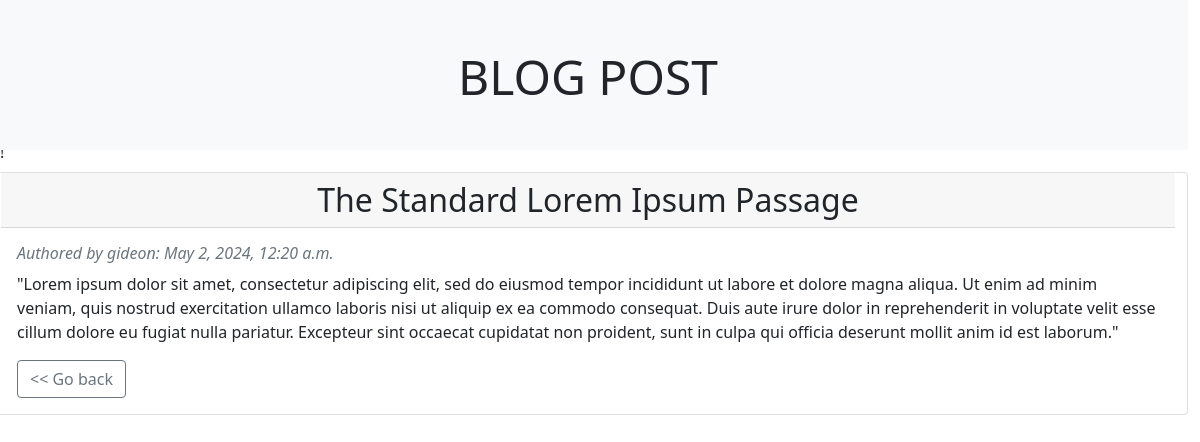
/post/11, run on the app's committed database.
### blog_app/models.py (models this page shows)
class Blog(models.Model):
    title = models.CharField(max_length=250)
    content = models.TextField()
    author = models.CharField(max_length=200)
    created_date = models.DateTimeField(default=datetime.now, blank=True)

### blog_app/views.py (the view)
# urls.py: path('post/<int:post_id>', views.post_detail, name='post_detail'),
def post_detail(request, post_id):
    blog = Blog.objects.get(id=post_id)
    context = {
        'post_id': post_id,
        'blog': blog
    }
    return render(request, 'post_detail.html', context)

### blog_app/templates/post_detail.html (shortened to what this page needs)
{% extends 'index.html' %}
{% block header %}
<div class="row container-flex w-100 text-center justify-content-end bg-light text-dark fixed-top mb-4" style="height:150px">
  <h1 class="display-5 mt-5">BLOG POST</h1>
</div>
{% endblock %}
{% block content %}
<div class="row container-flex mt-2 w-100">
  <div class="card mb-3">
    <h2 class="card-header text-center">{{blog.title}}</h2>
    <div class="card-body">
      <h6 class="text-muted d-inline">
        <i>Authored by {{blog.author}}: {{blog.created_date}}</i>
      </h6>
      <p class="card-text mt-2">{{ blog.content }}</p>
      <a href={% url 'index' %} class="btn btn-outline-secondary"> << Go back</a>
    </div>
  </div>
</div>
{% endblock %}

### data on the page
Blog: title "The Standard Lorem Ipsum Passage", author "gideon", created_date "May 2, 2024, 12:20 a.m.", content "\"Lorem ipsum dolor sit amet, consectetur adipiscing elit, sed do eiusmod tempor incididunt ut labore et dolore magna aliqua. Ut enim ad minim veniam, quis nostrud exercitation ullamco laboris nisi ut aliquip ex ea commodo consequat. Duis aute irure dolor in reprehenderit in voluptate velit esse cillum dolore eu fugiat nulla pariatur. Excepteur sint occaecat cupidatat non proident, sunt in culpa qui officia deserunt mollit anim id est laborum.\""
